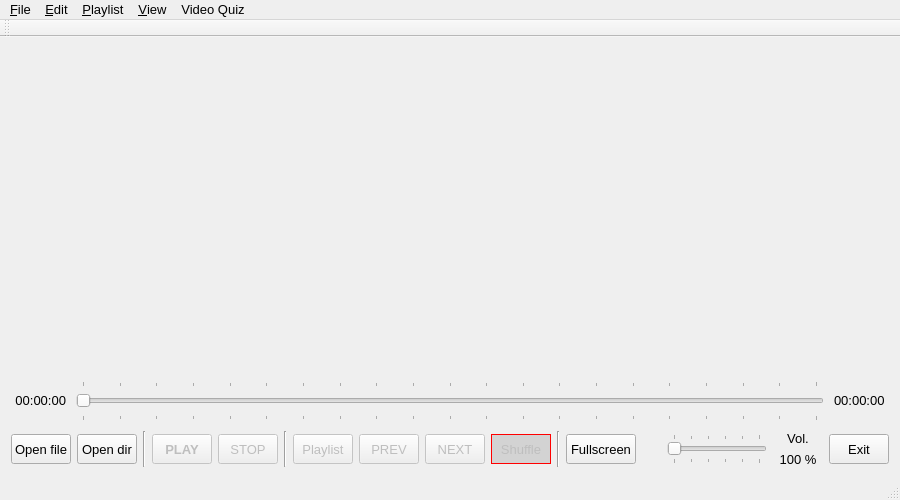
<?xml version="1.0" encoding="UTF-8"?>
<ui version="4.0">
 <class>MainWindow</class>
 <widget class="QMainWindow" name="MainWindow">
  <property name="geometry">
   <rect>
    <x>0</x>
    <y>0</y>
    <width>900</width>
    <height>500</height>
   </rect>
  </property>
  <property name="minimumSize">
   <size>
    <width>900</width>
    <height>500</height>
   </size>
  </property>
  <property name="font">
   <font>
    <pointsize>10</pointsize>
   </font>
  </property>
  <property name="windowTitle">
   <string>MyVideoPlayer</string>
  </property>
  <widget class="QWidget" name="centralWidget">
   <layout class="QVBoxLayout" name="verticalLayout_2">
    <property name="spacing">
     <number>10</number>
    </property>
    <item>
     <widget class="QWidget" name="widgetMidArea" native="true">
      <property name="minimumSize">
       <size>
        <width>0</width>
        <height>300</height>
       </size>
      </property>
      <property name="font">
       <font>
        <pointsize>8</pointsize>
       </font>
      </property>
      <property name="autoFillBackground">
       <bool>false</bool>
      </property>
     </widget>
    </item>
    <item>
     <layout class="QHBoxLayout" name="horizontalLayout_2">
      <property name="spacing">
       <number>10</number>
      </property>
      <item>
       <widget class="QLabel" name="lblPosition">
        <property name="minimumSize">
         <size>
          <width>55</width>
          <height>15</height>
         </size>
        </property>
        <property name="maximumSize">
         <size>
          <width>55</width>
          <height>15</height>
         </size>
        </property>
        <property name="font">
         <font>
          <pointsize>10</pointsize>
         </font>
        </property>
        <property name="text">
         <string>00:00:00</string>
        </property>
        <property name="alignment">
         <set>Qt::AlignRight|Qt::AlignTrailing|Qt::AlignVCenter</set>
        </property>
       </widget>
      </item>
      <item>
       <widget class="ClickableSlider" name="sliderVideoPos">
        <property name="minimumSize">
         <size>
          <width>0</width>
          <height>40</height>
         </size>
        </property>
        <property name="maximumSize">
         <size>
          <width>16777215</width>
          <height>40</height>
         </size>
        </property>
        <property name="focusPolicy">
         <enum>Qt::NoFocus</enum>
        </property>
        <property name="maximum">
         <number>10000</number>
        </property>
        <property name="sliderPosition">
         <number>0</number>
        </property>
        <property name="orientation">
         <enum>Qt::Horizontal</enum>
        </property>
        <property name="tickPosition">
         <enum>QSlider::TicksBothSides</enum>
        </property>
        <property name="tickInterval">
         <number>500</number>
        </property>
       </widget>
      </item>
      <item>
       <widget class="QLabel" name="lblDuration">
        <property name="minimumSize">
         <size>
          <width>55</width>
          <height>15</height>
         </size>
        </property>
        <property name="maximumSize">
         <size>
          <width>55</width>
          <height>15</height>
         </size>
        </property>
        <property name="font">
         <font>
          <pointsize>10</pointsize>
         </font>
        </property>
        <property name="text">
         <string>00:00:00</string>
        </property>
       </widget>
      </item>
     </layout>
    </item>
    <item>
     <layout class="QHBoxLayout" name="horizontalLayout">
      <item>
       <widget class="QPushButton" name="btnOpenFile">
        <property name="minimumSize">
         <size>
          <width>60</width>
          <height>30</height>
         </size>
        </property>
        <property name="maximumSize">
         <size>
          <width>60</width>
          <height>30</height>
         </size>
        </property>
        <property name="focusPolicy">
         <enum>Qt::NoFocus</enum>
        </property>
        <property name="text">
         <string>Open file</string>
        </property>
       </widget>
      </item>
      <item>
       <widget class="QPushButton" name="btnOpenFolder">
        <property name="minimumSize">
         <size>
          <width>60</width>
          <height>30</height>
         </size>
        </property>
        <property name="maximumSize">
         <size>
          <width>60</width>
          <height>30</height>
         </size>
        </property>
        <property name="focusPolicy">
         <enum>Qt::NoFocus</enum>
        </property>
        <property name="text">
         <string>Open dir</string>
        </property>
        <property name="shortcut">
         <string>Ctrl+D</string>
        </property>
       </widget>
      </item>
      <item>
       <widget class="Line" name="line">
        <property name="orientation">
         <enum>Qt::Vertical</enum>
        </property>
       </widget>
      </item>
      <item>
       <widget class="QPushButton" name="btnPlayPause">
        <property name="enabled">
         <bool>false</bool>
        </property>
        <property name="minimumSize">
         <size>
          <width>60</width>
          <height>30</height>
         </size>
        </property>
        <property name="maximumSize">
         <size>
          <width>60</width>
          <height>30</height>
         </size>
        </property>
        <property name="font">
         <font>
          <weight>75</weight>
          <bold>true</bold>
         </font>
        </property>
        <property name="focusPolicy">
         <enum>Qt::NoFocus</enum>
        </property>
        <property name="text">
         <string>PLAY</string>
        </property>
        <property name="shortcut">
         <string>Space</string>
        </property>
       </widget>
      </item>
      <item>
       <widget class="QPushButton" name="btnStop">
        <property name="enabled">
         <bool>false</bool>
        </property>
        <property name="minimumSize">
         <size>
          <width>60</width>
          <height>30</height>
         </size>
        </property>
        <property name="maximumSize">
         <size>
          <width>60</width>
          <height>30</height>
         </size>
        </property>
        <property name="focusPolicy">
         <enum>Qt::NoFocus</enum>
        </property>
        <property name="text">
         <string>STOP</string>
        </property>
       </widget>
      </item>
      <item>
       <widget class="Line" name="line_2">
        <property name="orientation">
         <enum>Qt::Vertical</enum>
        </property>
       </widget>
      </item>
      <item>
       <widget class="QPushButton" name="btnPlaylist">
        <property name="enabled">
         <bool>false</bool>
        </property>
        <property name="minimumSize">
         <size>
          <width>60</width>
          <height>30</height>
         </size>
        </property>
        <property name="maximumSize">
         <size>
          <width>60</width>
          <height>30</height>
         </size>
        </property>
        <property name="focusPolicy">
         <enum>Qt::NoFocus</enum>
        </property>
        <property name="text">
         <string>Playlist</string>
        </property>
       </widget>
      </item>
      <item>
       <widget class="QPushButton" name="btnPrevious">
        <property name="enabled">
         <bool>false</bool>
        </property>
        <property name="minimumSize">
         <size>
          <width>60</width>
          <height>30</height>
         </size>
        </property>
        <property name="maximumSize">
         <size>
          <width>60</width>
          <height>30</height>
         </size>
        </property>
        <property name="focusPolicy">
         <enum>Qt::NoFocus</enum>
        </property>
        <property name="text">
         <string>PREV</string>
        </property>
       </widget>
      </item>
      <item>
       <widget class="QPushButton" name="btnNext">
        <property name="enabled">
         <bool>false</bool>
        </property>
        <property name="minimumSize">
         <size>
          <width>60</width>
          <height>30</height>
         </size>
        </property>
        <property name="maximumSize">
         <size>
          <width>60</width>
          <height>30</height>
         </size>
        </property>
        <property name="focusPolicy">
         <enum>Qt::NoFocus</enum>
        </property>
        <property name="text">
         <string>NEXT</string>
        </property>
       </widget>
      </item>
      <item>
       <widget class="QPushButton" name="btnPlaylistShuffle">
        <property name="enabled">
         <bool>false</bool>
        </property>
        <property name="minimumSize">
         <size>
          <width>60</width>
          <height>30</height>
         </size>
        </property>
        <property name="maximumSize">
         <size>
          <width>60</width>
          <height>30</height>
         </size>
        </property>
        <property name="font">
         <font>
          <pointsize>10</pointsize>
         </font>
        </property>
        <property name="focusPolicy">
         <enum>Qt::NoFocus</enum>
        </property>
        <property name="styleSheet">
         <string notr="true">QPushButton{
	background-color: lightgrey;
	border: 1px solid red;
}
QPushButton:checked{
	background-color: lightgrey;
	border: 2px solid green;
}</string>
        </property>
        <property name="text">
         <string>Shuffle</string>
        </property>
        <property name="checkable">
         <bool>true</bool>
        </property>
       </widget>
      </item>
      <item>
       <widget class="Line" name="line_3">
        <property name="orientation">
         <enum>Qt::Vertical</enum>
        </property>
       </widget>
      </item>
      <item>
       <widget class="QPushButton" name="btnFullscreen">
        <property name="enabled">
         <bool>true</bool>
        </property>
        <property name="minimumSize">
         <size>
          <width>70</width>
          <height>30</height>
         </size>
        </property>
        <property name="maximumSize">
         <size>
          <width>70</width>
          <height>30</height>
         </size>
        </property>
        <property name="focusPolicy">
         <enum>Qt::NoFocus</enum>
        </property>
        <property name="text">
         <string>Fullscreen</string>
        </property>
       </widget>
      </item>
      <item>
       <spacer name="horizontalSpacer">
        <property name="orientation">
         <enum>Qt::Horizontal</enum>
        </property>
        <property name="sizeHint" stdset="0">
         <size>
          <width>40</width>
          <height>20</height>
         </size>
        </property>
       </spacer>
      </item>
      <item>
       <widget class="ClickableSlider" name="sliderVol">
        <property name="minimumSize">
         <size>
          <width>100</width>
          <height>30</height>
         </size>
        </property>
        <property name="maximumSize">
         <size>
          <width>200</width>
          <height>30</height>
         </size>
        </property>
        <property name="focusPolicy">
         <enum>Qt::NoFocus</enum>
        </property>
        <property name="maximum">
         <number>100</number>
        </property>
        <property name="orientation">
         <enum>Qt::Horizontal</enum>
        </property>
        <property name="tickPosition">
         <enum>QSlider::TicksBothSides</enum>
        </property>
        <property name="tickInterval">
         <number>20</number>
        </property>
       </widget>
      </item>
      <item>
       <layout class="QVBoxLayout" name="verticalLayout">
        <item>
         <widget class="QLabel" name="lblVolTitel">
          <property name="minimumSize">
           <size>
            <width>50</width>
            <height>15</height>
           </size>
          </property>
          <property name="maximumSize">
           <size>
            <width>50</width>
            <height>15</height>
           </size>
          </property>
          <property name="text">
           <string>Vol.</string>
          </property>
          <property name="alignment">
           <set>Qt::AlignCenter</set>
          </property>
         </widget>
        </item>
        <item>
         <widget class="QLabel" name="lblVolPercent">
          <property name="minimumSize">
           <size>
            <width>50</width>
            <height>15</height>
           </size>
          </property>
          <property name="maximumSize">
           <size>
            <width>50</width>
            <height>15</height>
           </size>
          </property>
          <property name="text">
           <string>100 %</string>
          </property>
          <property name="alignment">
           <set>Qt::AlignCenter</set>
          </property>
         </widget>
        </item>
       </layout>
      </item>
      <item>
       <widget class="QPushButton" name="btnExit">
        <property name="minimumSize">
         <size>
          <width>60</width>
          <height>30</height>
         </size>
        </property>
        <property name="maximumSize">
         <size>
          <width>60</width>
          <height>30</height>
         </size>
        </property>
        <property name="focusPolicy">
         <enum>Qt::NoFocus</enum>
        </property>
        <property name="text">
         <string>Exit</string>
        </property>
        <property name="shortcut">
         <string>Ctrl+W</string>
        </property>
       </widget>
      </item>
     </layout>
    </item>
   </layout>
  </widget>
  <widget class="QMenuBar" name="menuBar">
   <property name="geometry">
    <rect>
     <x>0</x>
     <y>0</y>
     <width>900</width>
     <height>21</height>
    </rect>
   </property>
   <widget class="QMenu" name="menuDatei">
    <property name="title">
     <string>&amp;File</string>
    </property>
    <addaction name="actionOpenFile"/>
    <addaction name="actionOpenDirectory"/>
    <addaction name="separator"/>
    <addaction name="actionExit"/>
   </widget>
   <widget class="QMenu" name="menuEdit">
    <property name="title">
     <string>&amp;Edit</string>
    </property>
    <addaction name="actionPlay"/>
    <addaction name="actionPause"/>
    <addaction name="actionStop"/>
    <addaction name="separator"/>
   </widget>
   <widget class="QMenu" name="menuPlaylist">
    <property name="title">
     <string>&amp;Playlist</string>
    </property>
    <addaction name="actionNext"/>
    <addaction name="actionPrevious"/>
    <addaction name="separator"/>
    <addaction name="actionRandom"/>
   </widget>
   <widget class="QMenu" name="menuView">
    <property name="title">
     <string>&amp;View</string>
    </property>
    <addaction name="actionFullscreen"/>
   </widget>
   <widget class="QMenu" name="menuVideoQuiz">
    <property name="title">
     <string>Video Quiz</string>
    </property>
    <addaction name="separator"/>
    <addaction name="actionQuizMode"/>
   </widget>
   <addaction name="menuDatei"/>
   <addaction name="menuEdit"/>
   <addaction name="menuPlaylist"/>
   <addaction name="menuView"/>
   <addaction name="menuVideoQuiz"/>
  </widget>
  <widget class="QToolBar" name="mainToolBar">
   <attribute name="toolBarArea">
    <enum>TopToolBarArea</enum>
   </attribute>
   <attribute name="toolBarBreak">
    <bool>false</bool>
   </attribute>
  </widget>
  <widget class="QStatusBar" name="statusBar"/>
  <action name="actionExit">
   <property name="text">
    <string>&amp;Exit</string>
   </property>
  </action>
  <action name="actionPlay">
   <property name="text">
    <string>&amp;Play</string>
   </property>
  </action>
  <action name="actionPause">
   <property name="text">
    <string>P&amp;ause</string>
   </property>
  </action>
  <action name="actionStop">
   <property name="text">
    <string>&amp;Stop</string>
   </property>
  </action>
  <action name="actionNext">
   <property name="text">
    <string>&amp;Next</string>
   </property>
  </action>
  <action name="actionPrevious">
   <property name="text">
    <string>&amp;Previous</string>
   </property>
  </action>
  <action name="actionRandom">
   <property name="checkable">
    <bool>true</bool>
   </property>
   <property name="text">
    <string>&amp;Shuffle</string>
   </property>
  </action>
  <action name="actionOpenFile">
   <property name="text">
    <string>Open file...</string>
   </property>
  </action>
  <action name="actionOpenDirectory">
   <property name="text">
    <string>Open directory...</string>
   </property>
  </action>
  <action name="actionFullscreen">
   <property name="text">
    <string>&amp;Fullscreen</string>
   </property>
  </action>
  <action name="actionPlaylist">
   <property name="text">
    <string>Playlist</string>
   </property>
  </action>
  <action name="actionStartQuiz">
   <property name="checkable">
    <bool>true</bool>
   </property>
   <property name="text">
    <string>&amp;Quiz Mode</string>
   </property>
  </action>
  <action name="actionQuizMode">
   <property name="checkable">
    <bool>true</bool>
   </property>
   <property name="text">
    <string>Quiz Mode</string>
   </property>
  </action>
 </widget>
 <layoutdefault spacing="6" margin="11"/>
 <customwidgets>
  <customwidget>
   <class>ClickableSlider</class>
   <extends>QSlider</extends>
   <header>ClickableSlider.h</header>
  </customwidget>
 </customwidgets>
 <resources/>
 <connections/>
</ui>
